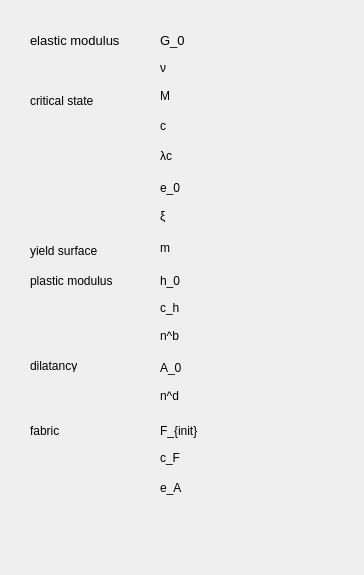
<?xml version="1.0" encoding="UTF-8"?>
<ui version="4.0">
 <class>DMF</class>
 <widget class="QDialog" name="DMF">
  <property name="geometry">
   <rect>
    <x>0</x>
    <y>0</y>
    <width>364</width>
    <height>575</height>
   </rect>
  </property>
  <property name="windowTitle">
   <string>Dialog</string>
  </property>
  <widget class="QLabel" name="label_17">
   <property name="geometry">
    <rect>
     <x>160</x>
     <y>360</y>
     <width>51</width>
     <height>16</height>
    </rect>
   </property>
   <property name="text">
    <string>A_0</string>
   </property>
  </widget>
  <widget class="QLabel" name="label_2">
   <property name="geometry">
    <rect>
     <x>160</x>
     <y>30</y>
     <width>31</width>
     <height>21</height>
    </rect>
   </property>
   <property name="font">
    <font>
     <pointsize>10</pointsize>
    </font>
   </property>
   <property name="text">
    <string>G_0</string>
   </property>
  </widget>
  <widget class="QLabel" name="label_5">
   <property name="geometry">
    <rect>
     <x>160</x>
     <y>90</y>
     <width>54</width>
     <height>12</height>
    </rect>
   </property>
   <property name="text">
    <string>M</string>
   </property>
  </widget>
  <widget class="QLabel" name="label_7">
   <property name="geometry">
    <rect>
     <x>160</x>
     <y>150</y>
     <width>54</width>
     <height>12</height>
    </rect>
   </property>
   <property name="text">
    <string>λc</string>
   </property>
  </widget>
  <widget class="QLabel" name="label_16">
   <property name="geometry">
    <rect>
     <x>30</x>
     <y>360</y>
     <width>54</width>
     <height>12</height>
    </rect>
   </property>
   <property name="text">
    <string>dilatancy</string>
   </property>
  </widget>
  <widget class="QLabel" name="label_21">
   <property name="geometry">
    <rect>
     <x>160</x>
     <y>450</y>
     <width>51</width>
     <height>16</height>
    </rect>
   </property>
   <property name="text">
    <string>c_F</string>
   </property>
  </widget>
  <widget class="QLabel" name="label_4">
   <property name="geometry">
    <rect>
     <x>30</x>
     <y>90</y>
     <width>91</width>
     <height>21</height>
    </rect>
   </property>
   <property name="text">
    <string>critical state</string>
   </property>
  </widget>
  <widget class="QLabel" name="label_19">
   <property name="geometry">
    <rect>
     <x>30</x>
     <y>420</y>
     <width>91</width>
     <height>21</height>
    </rect>
   </property>
   <property name="text">
    <string>fabric</string>
   </property>
  </widget>
  <widget class="QLabel" name="label_14">
   <property name="geometry">
    <rect>
     <x>160</x>
     <y>300</y>
     <width>51</width>
     <height>16</height>
    </rect>
   </property>
   <property name="text">
    <string>c_h</string>
   </property>
  </widget>
  <widget class="QLabel" name="label_10">
   <property name="geometry">
    <rect>
     <x>30</x>
     <y>240</y>
     <width>81</width>
     <height>21</height>
    </rect>
   </property>
   <property name="text">
    <string>yield surface</string>
   </property>
  </widget>
  <widget class="QLabel" name="label_6">
   <property name="geometry">
    <rect>
     <x>160</x>
     <y>120</y>
     <width>54</width>
     <height>12</height>
    </rect>
   </property>
   <property name="text">
    <string>c</string>
   </property>
  </widget>
  <widget class="QLabel" name="label_12">
   <property name="geometry">
    <rect>
     <x>30</x>
     <y>270</y>
     <width>91</width>
     <height>21</height>
    </rect>
   </property>
   <property name="text">
    <string>plastic modulus</string>
   </property>
  </widget>
  <widget class="QLabel" name="label_3">
   <property name="geometry">
    <rect>
     <x>160</x>
     <y>60</y>
     <width>51</width>
     <height>16</height>
    </rect>
   </property>
   <property name="text">
    <string>ν</string>
   </property>
  </widget>
  <widget class="QLabel" name="label_13">
   <property name="geometry">
    <rect>
     <x>160</x>
     <y>270</y>
     <width>51</width>
     <height>21</height>
    </rect>
   </property>
   <property name="text">
    <string>h_0</string>
   </property>
  </widget>
  <widget class="QLabel" name="label_8">
   <property name="geometry">
    <rect>
     <x>160</x>
     <y>180</y>
     <width>51</width>
     <height>16</height>
    </rect>
   </property>
   <property name="text">
    <string>e_0</string>
   </property>
  </widget>
  <widget class="QLabel" name="label_18">
   <property name="geometry">
    <rect>
     <x>160</x>
     <y>390</y>
     <width>54</width>
     <height>12</height>
    </rect>
   </property>
   <property name="text">
    <string>n^d</string>
   </property>
  </widget>
  <widget class="QLabel" name="label_9">
   <property name="geometry">
    <rect>
     <x>160</x>
     <y>210</y>
     <width>54</width>
     <height>12</height>
    </rect>
   </property>
   <property name="text">
    <string>ξ</string>
   </property>
  </widget>
  <widget class="QLabel" name="label_20">
   <property name="geometry">
    <rect>
     <x>160</x>
     <y>420</y>
     <width>51</width>
     <height>21</height>
    </rect>
   </property>
   <property name="text">
    <string>F_{init}</string>
   </property>
  </widget>
  <widget class="QLabel" name="label_15">
   <property name="geometry">
    <rect>
     <x>160</x>
     <y>330</y>
     <width>54</width>
     <height>12</height>
    </rect>
   </property>
   <property name="text">
    <string>n^b</string>
   </property>
  </widget>
  <widget class="QLabel" name="label_11">
   <property name="geometry">
    <rect>
     <x>160</x>
     <y>240</y>
     <width>41</width>
     <height>16</height>
    </rect>
   </property>
   <property name="text">
    <string>m</string>
   </property>
  </widget>
  <widget class="QLabel" name="label">
   <property name="geometry">
    <rect>
     <x>30</x>
     <y>30</y>
     <width>111</width>
     <height>21</height>
    </rect>
   </property>
   <property name="font">
    <font>
     <pointsize>10</pointsize>
    </font>
   </property>
   <property name="text">
    <string>elastic modulus</string>
   </property>
  </widget>
  <widget class="QLabel" name="label_22">
   <property name="geometry">
    <rect>
     <x>160</x>
     <y>480</y>
     <width>51</width>
     <height>16</height>
    </rect>
   </property>
   <property name="text">
    <string>e_A</string>
   </property>
  </widget>
 </widget>
 <resources/>
 <connections/>
</ui>
